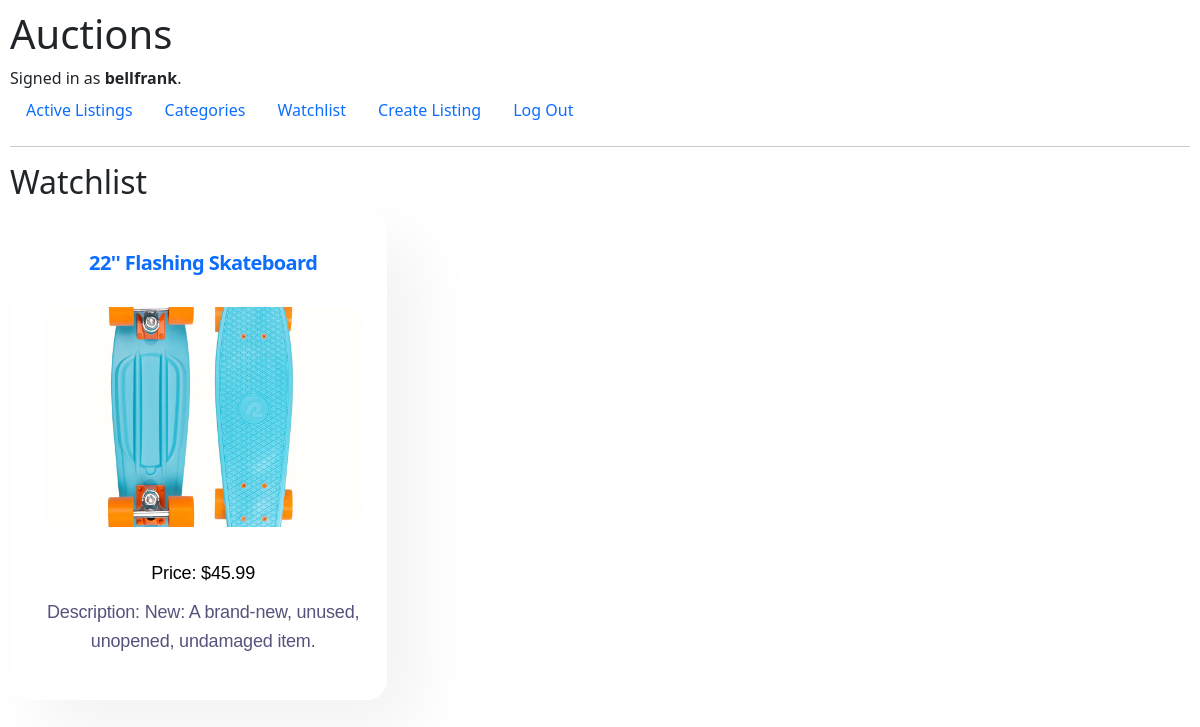
Page /watchlist (signed in) on the earlier database version.
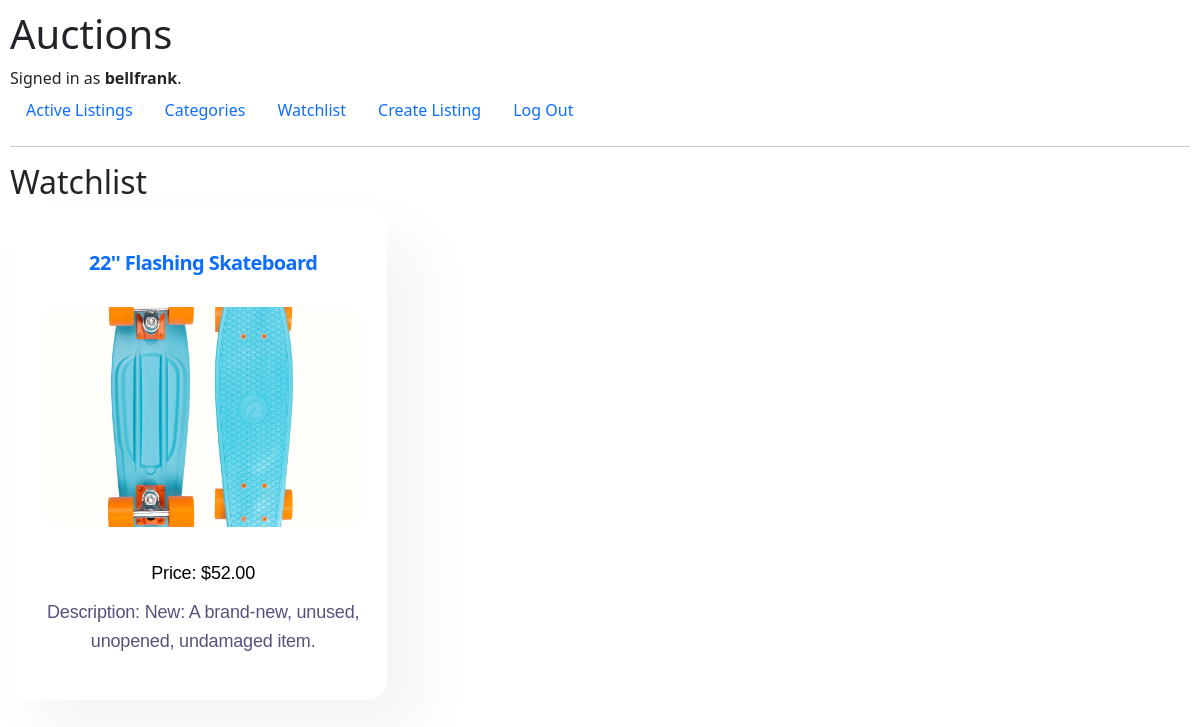
Same page on the later database version.
### auctions/models.py (models this page shows, shortened)
class User(AbstractUser):
    pass

class AuctionListings(models.Model):
    user = models.ForeignKey(User, on_delete=models.CASCADE)
    title = models.CharField(max_length=64)
    description = models.TextField(max_length=64)
    last_modified = models.DateField(auto_now_add = True)
    price = models.DecimalField(max_digits=6, decimal_places=2)
    status = models.BooleanField(default=True)
    img = models.ImageField(upload_to='images/')
    category = models.CharField(max_length=64, blank=True, null=True, choices=choice_list)
    favorites = models.ManyToManyField(User, related_name='blog_posts')

### auctions/views.py (the view)
# urls.py: path("watchlist", views.watchlist, name="watchlist"),
@login_required
def watchlist(request):
    listings = AuctionListings.objects.filter(favorites=request.user)
    return render(request, "watchlist.html", {
        "listings":listings,
    })

### auctions/templates/watchlist.html
{% extends "auctions/layout.html" %}
{% load static %}
{% block body %}
    <h2>Watchlist</h2>
    <section class="w-layout-grid get-started-grid">
    {% for listing in listings %}
        <a href="{% url 'listing_page' listing.id %}" style="text-decoration: none;">
        <div  class="feature-card w-inline-block" >
          <h5>{{listing.title}}</h5>
          <br>
          <div class="licence-graphic">
            {% if listing.img %}
            <img src="{{listing.img.url}}" alt="" class="started-asset">
            {% endif %}
          </div>
          <p style="color: black;">Price: ${{listing.price}}<p>
          Description: {{listing.description}}
        </div>
      </a>
    {% empty %}
    <h4 style="color: blue;"> Empty Watchlist </h4>
    {% endfor %}
    </section>
{% endblock %}

### auctions/templates/auctions/layout.html (shortened to what this page needs)
{% load static %}
<!DOCTYPE html>
<html lang="en">
    <head>
        <link href="https://cdn.jsdelivr.net/npm/bootstrap@5.1.3/dist/css/bootstrap.min.css" rel="stylesheet">
        <link href="{% static 'auctions/styles.css' %}" rel="stylesheet">
    </head>
    <body>
            <h1>Auctions</h1>
        <div>
            {% if user.is_authenticated %}
                Signed in as <strong>{{ user.username }}</strong>.
            {% else %}
                Not signed in.
            {% endif %}
        </div>
        <ul class="nav">
            <li class="nav-item">
                <a class="nav-link" href="{% url 'index' %}">Active Listings</a>
            </li>
            {% if user.is_authenticated %}
                <li class="nav-item">
                    <a class="nav-link" href="{% url 'categories' %}">Categories</a>
                </li>
                <li class="nav-item">
                    <a class="nav-link" href="{% url 'watchlist' %}">Watchlist</a>
                </li>
                <li class="nav-item">
                    <a class="nav-link" href="{% url 'create_listing' %}">Create Listing</a>
                </li>
                <li class="nav-item">
                    <a class="nav-link" href="{% url 'logout' %}">Log Out</a>
                </li>
            {% endif %}
        </ul>
        <hr>
        {% block body %}
        {% endblock %}
    </body>
</html>

### auctions/static/auctions/styles.css (style rules this page uses)
body { padding: 10px; }
h5 { margin-top: 10px; margin-bottom: 10px; font-size: 20px; line-height: 1; font-weight: 700; letter-spacing: -0.03em; }
p { margin-bottom: 10px; font-family: Karla, sans-serif; color: #55527c; font-size: 18px; line-height: 1.6; font-weight: 400; letter-spacing: -0.01em; }
.w-layout-grid { display: -ms-grid; display: grid; grid-auto-columns: 1fr; -ms-grid-columns: 1fr 1fr; grid-template-columns: 1fr 1fr; -ms-grid-rows: auto auto; grid-template-rows: auto auto; grid-row-gap: 16px; grid-column-gap: 16px; }
.get-started-grid { margin-bottom: 100px; grid-column-gap: 24px; grid-row-gap: 24px; -ms-grid-columns: 1fr 1fr 1fr; grid-template-columns: 1fr 1fr 1fr; -ms-grid-rows: auto auto; grid-template-rows: auto auto; border-radius: 20px; }
.feature-card { display: -webkit-box; display: -webkit-flex; display: -ms-flexbox; display: flex; padding: 32px 23px 32px 32px; -webkit-box-orient: vertical; -webkit-box-direction: normal; -webkit-flex-direction: column; -ms-flex-direction: column; flex-direction: column; -webkit-box-pack: center; -webkit-justify-content: center; -ms-flex-pack: center; justify-content: center; -webkit-box-align: center; -webkit-align-items: center; -ms-flex-align: center; align-items: center; border-style: solid; border-width: 2px; border-color: #fff; border-radius: 20px; background-color: #fff; box-shadow: 31px 31px 64px 0 rgba(0, 0, 0, 0.05); -webkit-transition: all 250ms ease; transition: all 250ms ease; text-align: center; }
.licence-graphic { overflow: hidden; width: 100%; height: 220px; margin-bottom: 32px; border-radius: 20px; background-color: #fff8ef; }
.started-asset { width: 100%; height: 100%; padding-top: 0px; -o-object-fit: cover; object-fit: cover; -o-object-position: 50% 50%; object-position: 50% 50%; }
* { box-sizing: border-box; }

Differences in the rows shown:
changed AuctionListings "22'' Flashing Skateboard": price "45.99" → "52.00"
